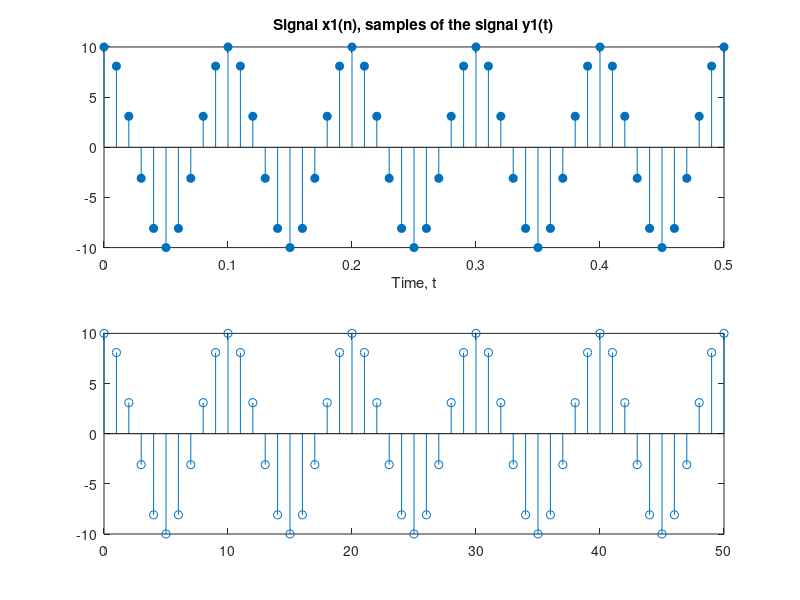

Source code (MATLAB):
T = 0.01; % sampling period. Sampling freq. = 1/T = 100 Hz.
nt = 0:T:0.5; % create samples of the time variable
x1 = 10*cos(20*pi*nt); % create a 10 Hz signal
t = 0:0.001:0.5; % this is an approximation of the continuous time
y1 = 10*cos(20*pi*t); % this represents the continuous-time signal
subplot(211);
stem(nt,x1, 'filled');
title('Signal x1(n), samples of the signal y1(t)');
xlabel('Time, t');
subplot(212);
stem(nt, x1, 'filled');
hold on;
plot(t, y1, 'r');
title('Signals x1(n) (blue) and y1(t) (red)');
xlabel('Time, t');
hold off;


%% Part a
L = length(x1);
fprintf("The length of x1 is %i\n", L);

%% Part b
n = 0:L-1;
stem(n, x1)

%% Part c
N = 10;
fprintf("The period is %.2f s\n", N);

%% Part d
f = N/(1/T);
fprintf("The normalized frequency is %.2f Hz", f)

%% Part e
